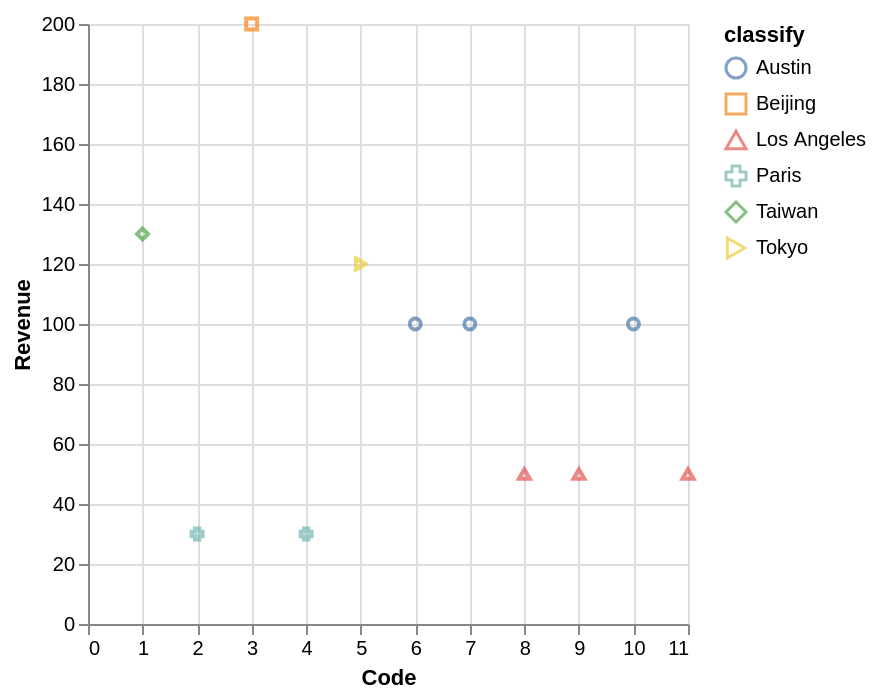

The Vega-Lite source for this figure:
### Vega-Lite specification from a JSON file in a GitHub repository (floating-point values rounded to 4 significant figures)
{"data": {"values": [{"x_data": 6, "y_data": 100, "classify": "Austin"}, {"x_data": 7, "y_data": 100, "classify": "Austin"}, {"x_data": 10, "y_data": 100, "classify": "Austin"}, {"x_data": 3, "y_data": 200, "classify": "Beijing"}, {"x_data": 8, "y_data": 50, "classify": "Los Angeles"}, {"x_data": 9, "y_data": 50, "classify": "Los Angeles"}, {"x_data": 11, "y_data": 50, "classify": "Los Angeles"}, {"x_data": 2, "y_data": 30, "classify": "Paris"}, {"x_data": 4, "y_data": 30, "classify": "Paris"}, {"x_data": 1, "y_data": 130, "classify": "Taiwan"}, {"x_data": 5, "y_data": 120, "classify": "Tokyo"}]}, "mark": "point", "encoding": {"x": {"field": "x_data", "type": "quantitative", "title": "Code", "scale": {"zero": "false"}}, "y": {"field": "y_data", "type": "quantitative", "title": "Revenue", "scale": {"zero": "false"}}, "color": {"field": "classify", "type": "nominal"}, "shape": {"field": "classify", "type": "nominal"}}}
